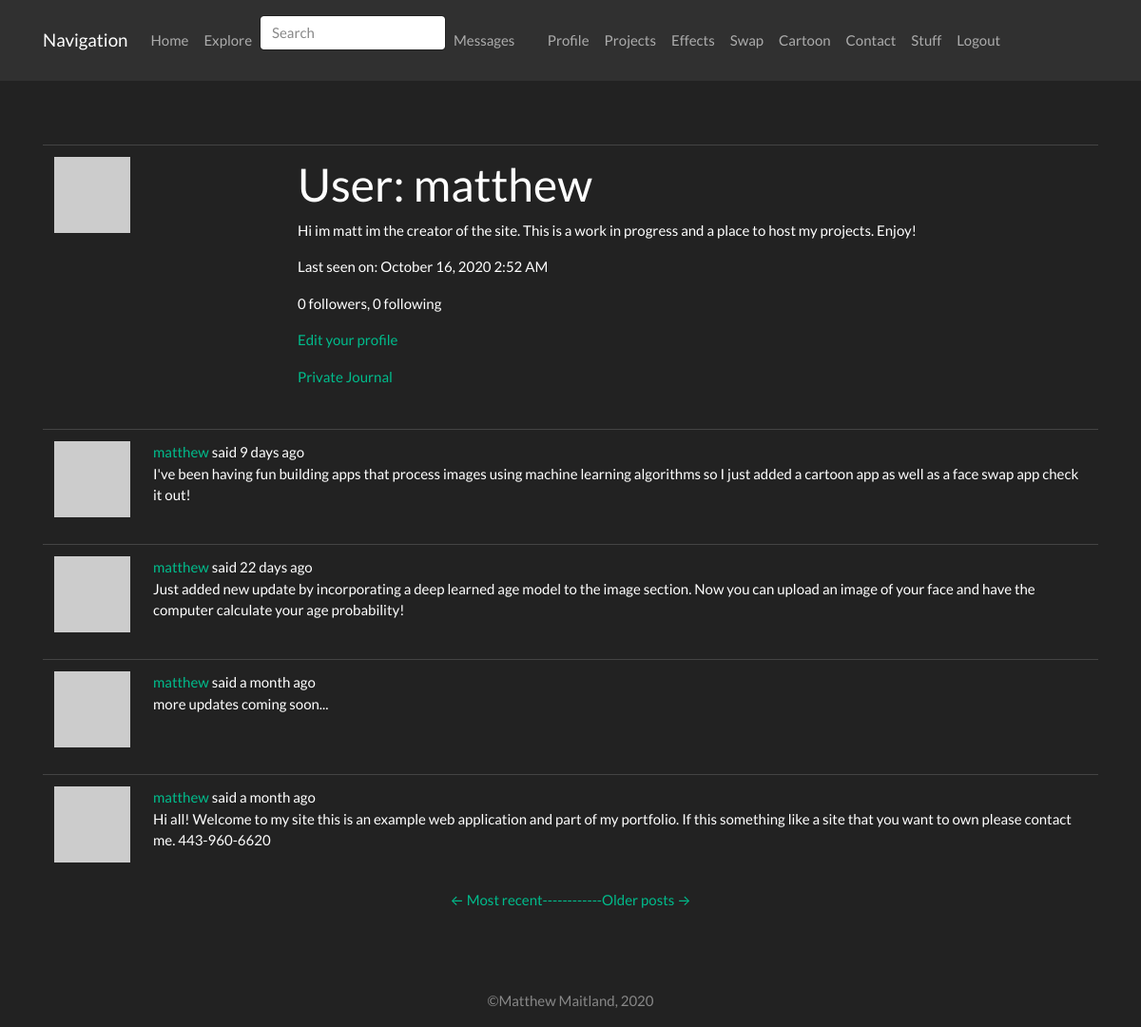
The page /user/matthew (signed in) on the database as committed earlier.
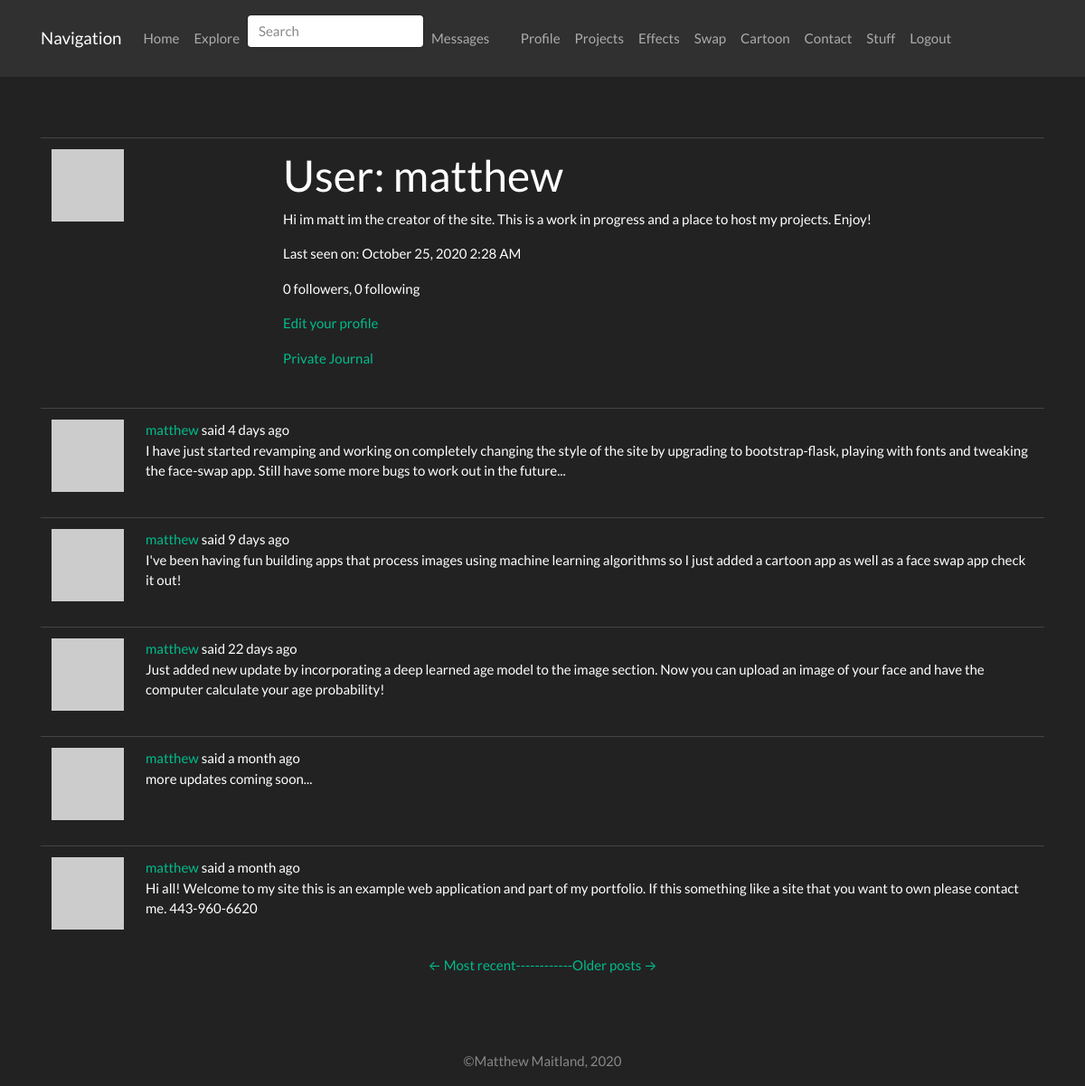
The same page on the database as committed later.
### app/models.py (models this page shows, shortened)
class PaginatedAPIMixin(object):
    @staticmethod
    def to_collection_dict(query, page, per_page, endpoint, **kwargs):
        resources = query.paginate(page, per_page, False)
        data = {
            'items': [item.to_dict() for item in resources.items],
            '_meta': {
                'page': page,
                'per_page': per_page,
                'total_pages': resources.pages,
                'total_items': resources.total
            },
            '_links': {
                'self': url_for(endpoint, page=page, per_page=per_page,
                                **kwargs),
                'next': url_for(endpoint, page=page + 1, per_page=per_page,
                                **kwargs) if resources.has_next else None,
                'prev': url_for(endpoint, page=page - 1, per_page=per_page,
                                **kwargs) if resources.has_prev else None
            }
        }
        return data

class User(UserMixin, PaginatedAPIMixin, db.Model):
    id = db.Column(db.Integer, primary_key=True)
    username = db.Column(db.String(64), index=True, unique=True)
    email = db.Column(db.String(120), index=True, unique=True)
    password_hash = db.Column(db.String(128))
    posts = db.relationship('Post', backref='author', lazy='dynamic')
    about_me = db.Column(db.String(140))
    journal = db.Column(db.String(500))
    last_seen = db.Column(db.DateTime, default=datetime.utcnow)
    token = db.Column(db.String(32), index=True, unique=True)
    token_expiration = db.Column(db.DateTime)
    followed = db.relationship(
        'User', secondary=followers,
        primaryjoin=(followers.c.follower_id == id),
        secondaryjoin=(followers.c.followed_id == id),
        backref=db.backref('followers', lazy='dynamic'), lazy='dynamic')
    messages_sent = db.relationship('Message',
                                    foreign_keys='Message.sender_id',
                                    backref='author', lazy='dynamic')
    messages_received = db.relationship('Message',
                                        foreign_keys='Message.recipient_id',
                                        backref='recipient', lazy='dynamic')
    last_message_read_time = db.Column(db.DateTime)
    notifications = db.relationship('Notification', backref='user',
                                    lazy='dynamic')
    tasks = db.relationship('Task', backref='user', lazy='dynamic')
    def avatar(self, size):
        digest = md5(self.email.lower().encode('utf-8')).hexdigest()
        return 'https://www.gravatar.com/avatar/{}?d=identicon&s={}'.format(
            digest, size)
    def new_messages(self):
        last_read_time = self.last_message_read_time or datetime(1900, 1, 1)
        return Message.query.filter_by(recipient=self).filter(
            Message.timestamp > last_read_time).count()
    def get_tasks_in_progress(self):
        return Task.query.filter_by(user=self, complete=False).all()

class SearchableMixin(object):
    @classmethod
    def before_commit(cls, session):
        session._changes = {
            'add': list(session.new),
            'update': list(session.dirty),
            'delete': list(session.deleted)
        }
    @classmethod
    def after_commit(cls, session):
        for obj in session._changes['add']:
            if isinstance(obj, SearchableMixin):
                add_to_index(obj.__tablename__, obj)
        for obj in session._changes['update']:
            if isinstance(obj, SearchableMixin):
                add_to_index(obj.__tablename__, obj)
        for obj in session._changes['delete']:
            if isinstance(obj, SearchableMixin):
                remove_from_index(obj.__tablename__, obj)
        session._changes = None

class Post(SearchableMixin, db.Model):
    __searchable__ = ['body']
    id = db.Column(db.Integer, primary_key=True)
    body = db.Column(db.String(140))
    timestamp = db.Column(db.DateTime, index=True, default=datetime.utcnow)
    user_id = db.Column(db.Integer, db.ForeignKey('user.id'))
    language = db.Column(db.String(5))

### app/main/views.py (the view)
@bp.route('/user/<username>')
@login_required
def user(username):
    user = User.query.filter_by(username=username).first_or_404()
    page = request.args.get('page', 1, type=int)
    posts = user.posts.order_by(Post.timestamp.desc()).paginate(
        page, current_app.config['POSTS_PER_PAGE'], False)
    next_url = url_for('main.user', username=user.username,
                       page=posts.next_num) if posts.has_next else None
    prev_url = url_for('main.user', username=user.username,
                       page=posts.prev_num) if posts.has_prev else None
    form = EmptyForm()
    return render_template('user.html', user=user, posts=posts.items,
                           next_url=next_url, prev_url=prev_url, form=form)

### app/main/forms.py
class SearchForm(FlaskForm):
    q = StringField(_l('Search'), validators=[DataRequired()])
    def __init__(self, *args, **kwargs):
        if 'formdata' not in kwargs:
            kwargs['formdata'] = request.args
        if 'csrf_enabled' not in kwargs:
            kwargs['csrf_enabled'] = False
        super(SearchForm, self).__init__(*args, **kwargs)

class EmptyForm(FlaskForm):
    submit = SubmitField('Submit')

### app/main/views.py (called while the page is built)
@bp.before_app_request
def before_request():
    if current_user.is_authenticated:
        current_user.last_seen = datetime.utcnow()
        db.session.commit()
        g.search_form = SearchForm()
    g.locale = str(get_locale())

### app/models.py (called while the page is built)
@login.user_loader
def load_user(id):
    return User.query.get(int(id))

### app/templates/user.html (shortened to what this page needs)
{% extends "base.html" %}
{% block app_content %}
    <table class="table table-hover">
        <tr>
            <td width="256px"><img src="{{ user.avatar(256) }}"></td>
            <td>
                <h1>{{ _('User') }}: {{ user.username }}</h1>
                {% if user.about_me %}<p>{{ user.about_me }}</p>{% endif %}
                {% if user.last_seen %}
                <p>{{ _('Last seen on') }}: {{ moment(user.last_seen).format('LLL') }}</p>
                {% endif %}
                <p>{{ _('%(count)d followers', count=user.followers.count()) }}, {{ _('%(count)d following', count=user.followed.count()) }}</p>
                {% if user == current_user %}
                <p><a href="{{ url_for('main.edit_profile') }}">{{ _('Edit your profile') }}</a></p>
                <p><a href="{{ url_for('main.edit_journal') }}">{{ _('Private Journal') }}</a></p>
                {% endif %}
            </td>
        </tr>
    </table>
    {% for post in posts %}
        {% include '_post.html' %}
    {% endfor %}
    <nav aria-label="...">
        <ul class="pagination justify-content-center">
            <li class="previous{% if not prev_url %} disabled{% endif %}">
                <a href="{{ prev_url or '#' }}">
                    <span aria-hidden="true">&larr;</span> {{ _('Most recent------') }}
                </a>
            </li>
            <li class="next{% if not next_url %} disabled{% endif %}">
                <a href="{{ next_url or '#' }}">
                    {{ _('------Older posts') }} <span aria-hidden="true">&rarr;</span>
                </a>
            </li>
        </ul>
    </nav>
{% endblock %}

### app/templates/base.html (shortened to what this page needs)
{% extends 'bootstrap/base.html' %}
{% block styles %}
  <link rel="stylesheet" href="{{url_for('static', filename='flat.css')}}">
{% endblock %}
{% block navbar %}
    <nav class="navbar navbar-expand-lg navbar-dark bg-dark">
        <div class="container">
            <div class="navbar-header">
                <a class="navbar-brand" href="{{ url_for('main.index') }}">Navigation</a>
            </div>
            <div class="collapse navbar-collapse" id="navbarNav">
                <ul class="navbar-nav">
                    <li class="nav-item"><a class="nav-link" href="{{ url_for('main.index') }}">{{ _('Home') }}</a></li>
                    <li class="nav-item"><a class="nav-link" href="{{ url_for('main.explore') }}">{{ _('Explore') }}</a></li>
                </ul>
                {% if g.search_form %}
                <form class="navbar-form navbar-left" method="get" action="{{ url_for('main.search') }}">
                    <div class="form-group">
                        {{ g.search_form.q(size=20, class='form-control', placeholder=g.search_form.q.label.text) }}
                    </div>
                </form>
                {% endif %}
                <ul class="navbar-nav navbar-right">
                    {% if current_user.is_anonymous %}
                    <li class="nav-item"><a class="nav-link" href="{{ url_for('auth.login') }}">{{ _('Login') }}</a></li>
                    {% else %}
                    <li class="nav-item">
                        <a class="nav-link" href="{{ url_for('main.messages') }}">{{ _('Messages') }}
                            {% set new_messages = current_user.new_messages() %}
                        </a>
                    </li>
                    <li class="nav-item"><a class="nav-link" href="{{ url_for('main.user', username=current_user.username) }}">{{ _('Profile') }}</a></li>
                    <li class="nav-item"><a class="nav-link" href="{{ url_for('main.pgame') }}">{{ _('Projects') }}</a></li>
                    <li class="nav-item"><a class="nav-link" href="{{ url_for('flaskgur.upload_pic') }}">{{ _('Effects') }}</a></li>
                    <li class="nav-item"><a class="nav-link" href="{{ url_for('faceswap.upload') }}">{{ _('Swap') }}</a></li>
                    <li class="nav-item"><a class="nav-link" href="http://mattoon.herokuapp.com/">{{ _('Cartoon') }}</a></li>
                    <li class="nav-item"><a class="nav-link" href="{{ url_for('main.contact') }}">{{ _('Contact') }}</a></li>
                    <li class="nav-item"><a class="nav-link" href="{{ url_for('main.lehigh') }}">{{ _('Stuff') }}</a></li>
                    <li class="nav-item"><a class="nav-link" href="{{ url_for('auth.logout') }}">{{ _('Logout') }}</a></li>
                    {% endif %}
                </ul>
            </div>
        </div>
    </nav>
{% endblock %}
{% block content %}
<br><br><br>
    <div class="container">
        {% block app_content %}{% endblock %}
    </div>
{%- block footer %}
<div id="footer">
    <div class="container text-center">
      <p class="text-muted credit" style="color:#fff">&copy;Matthew Maitland, 2020</p>
    </div>
  </div>
{%- endblock footer %}
{% endblock %}

### app/templates/_post.html (shortened to what this page needs)
    <table class="table table-hover">
        <tr>
            <td width="70px">
                <a href="{{ url_for('main.user', username=post.author.username) }}">
                    <img src="{{ post.author.avatar(70) }}" />
                </a>
            </td>
            <td>
                {{ _('%(username)s said %(when)s',
                    username=user_link, when=moment(post.timestamp).fromNow()) }}
                <br>
                <span id="post{{ post.id }}">{{ post.body }}</span>
            </td>
        </tr>
    </table>

Rows that differ between the two databases and show on the page:
changed User "matthew": last_seen "October 16, 2020 2:52 AM" → "October 25, 2020 2:28 AM"
added Post: body "I have just started revamping and working on completely changing the style of the site by upgrading to bootstrap-flask, playing with fonts and tweaking the face-swap app. Still have some more bugs to work out in the future..."
